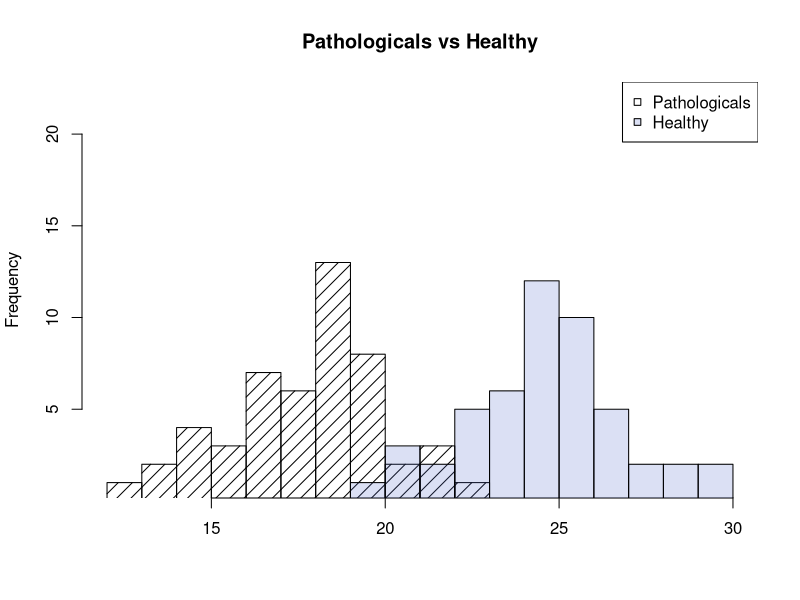
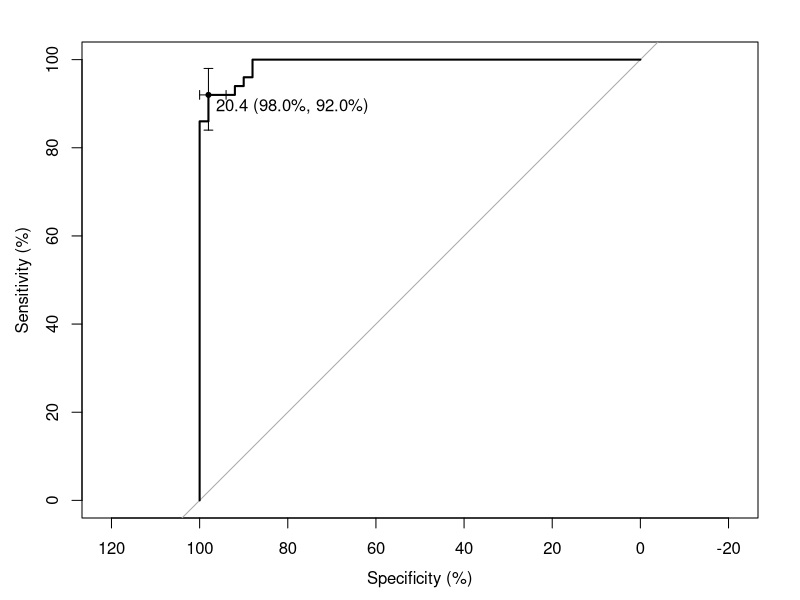
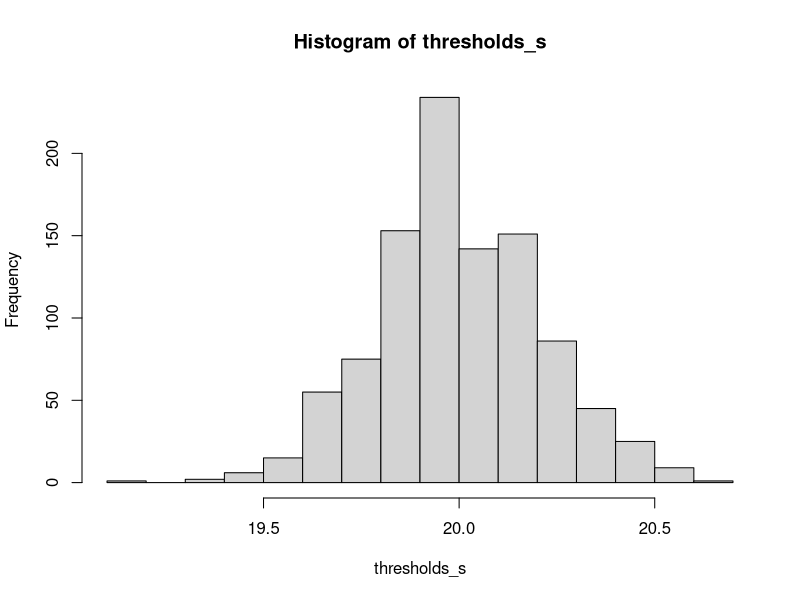

These charts were generated, in order, by the following R code:
###############################
# SENSITIVITY /SPECIFIFICTY AND ROC ANALYSIS
###############################
rm(list=ls())
# In this script I simulate some data for sensitivity, Specificity and ROC analysis.
# to this aim I create two groups (Pathological and Patients), but note that this could be applied for any categorical distinction
# e.g. simulators, for non-simulators, etc.

### Simulate data
n_pat = 50 # number of Pathological individuals
n_contr = 50 # number of Healthy (Controls) individuals

# simulate group of group of Pathologicals
pat_mean = 18
pat_sd = 2

# simulate group of Healthy
contr_mean = 25
contr_sd = 2

pat = rnorm(n_pat, mean=pat_mean, sd=pat_sd)
contr = rnorm(n_contr, mean=contr_mean, sd=contr_sd)

dat = data.frame(Score = c(pat, contr), Group=c(rep("Pathological", n_pat), rep("Healthy", n_contr)))
dat$Group = factor(dat$Group)

head(dat)

#########################
## PLOT HISTOGRAMS  #####
#########################

col_transp = rgb(0.3, 0.4, 0.8, alpha=0.2)

h1 = hist(dat[dat$Group=="Pathological", "Score"], plot=F)
h2 = hist(dat[dat$Group=="Healthy", "Score"], plot=F)
  
x_range = c( min(c(h1$breaks, h2$breaks)), max(c(h1$breaks, h2$breaks)))
y_range = c( min(c(h1$counts, h2$counts)), max(c(h1$counts, h2$counts)))

Path_scores = dat[dat$Group=="Pathological", "Score"]
Healthy_scores = dat[dat$Group=="Healthy", "Score"]

hist(Path_scores, main="Pathologicals vs Healthy", breaks=10, xlab="", density=10, angle=45, col="black",
     xlim=x_range, ylim=y_range)
par(new=TRUE)
hist(Healthy_scores, xlim=range_score, main="", breaks=10, xlab="", col=col_transp, add=TRUE)
legend("topright", legend=c("Pathologicals", "Healthy"), pt.bg=c("white", col_transp),  pch=c(22,22))

### ROC ANALYSIS

# library
library(pROC)

roc.dat = roc(dat$Group, dat$Score, ci=TRUE, ci.thresholds=TRUE,  percent=TRUE, direction=">")

plot(roc.dat, print.thres="best", print.thres.best.method="topleft")

plot(ci(roc.dat, of="thresholds", thresholds="best", best.method="topleft")) 

#### REPORT FP/FN, TP/TN WITH THE THRESHOLDS
res = ci(roc.dat, of="thresholds", thresholds="best", best.method="topleft")
threshold = as.numeric(rownames(res$sensitivity))

TP = sum(dat[dat$Group=="Pathological", "Score"] < threshold)
TN = sum(dat[dat$Group=="Healthy", "Score"] >= threshold)
FP = sum(dat[dat$Group=="Healthy", "Score"] < threshold)
FN = sum(dat[dat$Group=="Pathological", "Score"] >= threshold)

Sensitivity = TP/(TP + FN)
Specificity = TN/(TN + FP)
Accuracy = (TN + TP)/(TN+TP+FN+FP)

print(Sensitivity)
print(Specificity)
print(Accuracy)


### BASE RATE EFFECTS
# go back to the beginning lins of the code change the n_pat and n_contr at the beginning and see the base rate effect.
# (try to create and imbalance between Patients, and Controls).  Sensitivty and Negativity will not change,
# but PPV and NPV will

PPV = TP / (TP + FP)
NPV = TN / (TN + FN)

print(PPV)
print(NPV)


########################
## EFFECT OF SAMPLE/POPULATION
########################

### Simulate data from large sample (to assume it is population level values)
n_pat = 10000 # number of Pathological individuals
n_contr = 10000 # number of Healthy (Controls) individuals

# simulate group of group of Pathologicals
pat_mean = 18
pat_sd = 2

# simulate group of Healthys
contr_mean = 22
contr_sd = 2

pat = rnorm(n_pat, mean=pat_mean, sd=pat_sd)
contr = rnorm(n_contr, mean=contr_mean, sd=contr_sd)

dat = data.frame(Score = c(pat, contr), Group=c(rep("Pathological", n_pat), rep("Healthy", n_contr)))
dat$Group = factor(dat$Group)

roc.dat = roc(dat$Group, dat$Score, ci=TRUE, ci.thresholds=TRUE,  percent=TRUE, direction=">")
res = ci(roc.dat, of="thresholds", thresholds="best", best.method="topleft")
threshold = coords(roc.dat, ret="threshold", x="best", best.method="topleft")


# from this sample some participants (for sake of simplicity equal number)
n_pat_s = 200
n_contr_s = 200

k = 1000 # number of samples

pat_group = dat[dat$Group=="Pathological", ]
contr_group = dat[dat$Group=="Healthy", ]

thresholds_s = NULL
  
for (iK in 1:k){
  
pat_s = pat_group[sample(1:dim(pat_group)[1], n_pat_s), ]
contr_s = contr_group[sample(1:dim(contr_group)[1], n_contr_s), ]

dat_s = rbind(pat_s, contr_s)
roc.dat_s = roc(dat_s$Group, dat_s$Score, percent=TRUE, direction=">", verbose=F)
thresh_s = unlist(coords(roc.dat_s, ret="threshold", x="best", best.method="topleft"))
thresholds_s[iK] = thresh_s

}

hist(thresholds_s)

